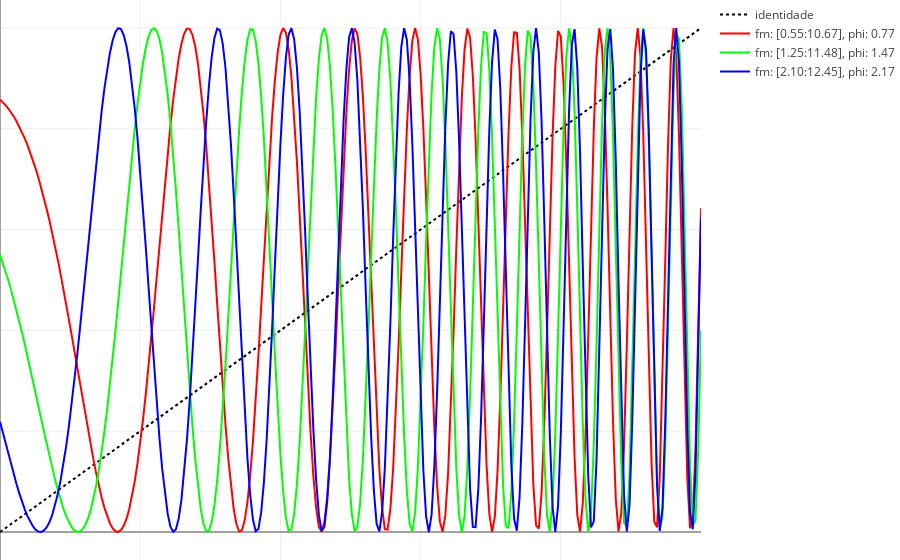

The notebook cell saved with this chart:
### Markdown cell above
## 5. Sinusoidal com frequência modulada
---
Operador *sinusoidal* com frequência modulada em função de $t$, definido por:

$$
\large f(t)=\frac{1 + cos(\omega f_m + \varphi)}{2}
$$

sendo,
- $\omega$ = $2\pi t$, frequência angular, medida em radianos;
- $f_m$ = frequência moduladora;
- $\varphi$ = fase.

### Code cell
%%time
N = 256
### Índices
i = [i for i in range(N)]
indice = ['índice {0}'.format(a) for a in i]
### Tabela de valores por eixo
t = np.array(i)/(N - 1)
omega = 2*np.pi*t
fmR = 0.55 + 10.123*t
phiR = 2*np.pi*0.123
Rs = (1 + np.cos(omega*fmR + phiR))/2
fmG = 1.25 + 10.234*t
phiG = 2*np.pi*0.234
Gs = (1 + np.cos(omega*fmG + phiG))/2
fmB = 2.1 + 10.345*t
phiB = 2*np.pi*0.345
Bs = (1 + np.cos(omega*fmB + phiB))/2
### Visualização
iden = Scatter(x = t,
               y = t,
               name = 'identidade',
               line = {'dash': 'dot'},
               hovertext = indice,
               marker = {'symbol': 'none',
                         'size': 6,
                         'color': 'rgb(0, 0, 0)'})
verm = Scatter(x = t,
               y = Rs,
               name = 'fm: [{0:.2f}:{1:.2f}], phi: {2:.2f}'.format(fmR.min(), fmR.max(), phiR),
               line = {'dash': 'line'},
               hovertext = indice,
               marker = {'symbol': 'none',
                         'size': 6,
                         'color': 'rgb(255, 0, 0)'})
verd = Scatter(x = t,
               y = Gs,
               name = 'fm: [{0:.2f}:{1:.2f}], phi: {2:.2f}'.format(fmG.min(), fmG.max(), phiG),
               line = {'dash': 'line'},
               hovertext = indice,
               marker = {'symbol': 'none',
                         'size': 6,
                         'color': 'rgb(0, 255, 0)'})
azul = Scatter(x = t,
               y = Bs,
               name = 'fm: [{0:.2f}:{1:.2f}], phi: {2:.2f}'.format(fmB.min(), fmB.max(), phiB),
               line = {'dash': 'line'},
               hovertext = indice,
               marker = {'symbol': 'none',
                         'size': 6,
                         'color': 'rgb(0, 0, 255)'})
gammaOP = [iden, verm, verd, azul]
layout = Layout(margin = {'l': 0, 'r': 0, 'b': 0, 't':0}, showlegend = True)
fig = Figure(data = gammaOP, layout = layout)
iplot(fig, filename = 'LUT1D_ccoSINFM', show_link = False)

### Figure 1 — Plotly figure (JSON) as saved in the notebook; plotly's stock layout.template omitted (floating-point values rounded to 4 significant figures; data arrays with more than 128 entries replaced by an {"elided": "..."} marker saying what was removed)
{"data": [{"hovertext": {"elided": "256 str values"}, "line": {"dash": "dot"}, "marker": {"color": "rgb(0, 0, 0)", "size": 6, "symbol": "none"}, "name": "identidade", "type": "scatter", "x": {"elided": "256 float values"}, "y": {"elided": "256 float values"}}, {"hovertext": {"elided": "256 str values"}, "line": {"dash": "line"}, "marker": {"color": "rgb(255, 0, 0)", "size": 6, "symbol": "none"}, "name": "fm: [0.55:10.67], phi: 0.77", "type": "scatter", "x": {"elided": "256 float values"}, "y": {"elided": "256 float values"}}, {"hovertext": {"elided": "256 str values"}, "line": {"dash": "line"}, "marker": {"color": "rgb(0, 255, 0)", "size": 6, "symbol": "none"}, "name": "fm: [1.25:11.48], phi: 1.47", "type": "scatter", "x": {"elided": "256 float values"}, "y": {"elided": "256 float values"}}, {"hovertext": {"elided": "256 str values"}, "line": {"dash": "line"}, "marker": {"color": "rgb(0, 0, 255)", "size": 6, "symbol": "none"}, "name": "fm: [2.10:12.45], phi: 2.17", "type": "scatter", "x": {"elided": "256 float values"}, "y": {"elided": "256 float values"}}], "layout": {"margin": {"b": 0, "l": 0, "r": 0, "t": 0}, "showlegend": true}}
